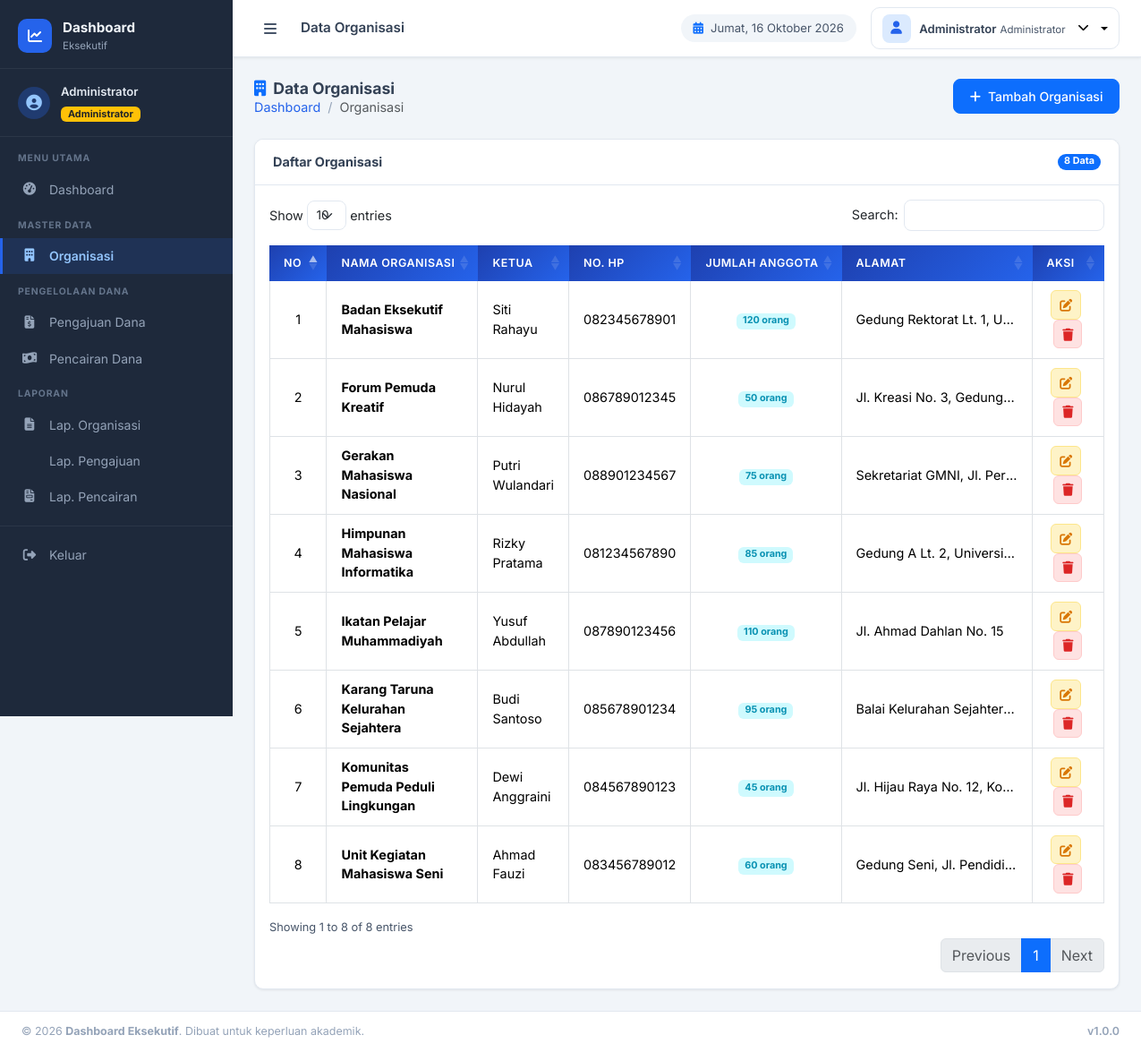
The app's page /views/organisasi/index.php (signed in) with its own data.
### tables this page shows
CREATE TABLE `organisasi` (
    `id`              INT(11) NOT NULL AUTO_INCREMENT,
    `nama_organisasi` VARCHAR(150) NOT NULL,
    `ketua`           VARCHAR(100) NOT NULL,
    `alamat`          TEXT NOT NULL,
    `no_hp`           VARCHAR(20) NOT NULL,
    `jumlah_anggota`  INT(11) NOT NULL DEFAULT 0,
    `created_at`      TIMESTAMP DEFAULT CURRENT_TIMESTAMP,
    `updated_at`      TIMESTAMP DEFAULT CURRENT_TIMESTAMP ON UPDATE CURRENT_TIMESTAMP,
    PRIMARY KEY (`id`)
);

### config/database.php (called while the page is built, shortened)
<?php
function getDB() {
    static $pdo = null;
    if ($pdo === null) {
        try {
            $dsn = "mysql:host=" . DB_HOST . ";dbname=" . DB_NAME . ";charset=" . DB_CHARSET;
            $options = [
                PDO::ATTR_ERRMODE            => PDO::ERRMODE_EXCEPTION,
                PDO::ATTR_DEFAULT_FETCH_MODE => PDO::FETCH_ASSOC,
                PDO::ATTR_EMULATE_PREPARES   => false,
            ];
            $pdo = new PDO($dsn, DB_USER, DB_PASS, $options);
        } catch (PDOException $e) {
            die('<div style="font-family:sans-serif;padding:20px;background:#f8d7da;color:#721c24;border:1px solid #f5c6cb;border-radius:5px;margin:20px;">
                <strong>Koneksi Database Gagal!</strong><br>
                Pesan: ' . htmlspecialchars($e->getMessage()) . '<br><br>
                Pastikan MySQL berjalan dan konfigurasi di <code>config/database.php</code> sudah benar.
            </div>');
        }
    }
    return $pdo;
}

### models/OrganisasiModel.php (called while the page is built, shortened)
<?php
class OrganisasiModel {
    private $db;
    public function __construct() {
        $this->db = getDB();
    }
    public function getAll() {
        return $this->db->query("SELECT * FROM organisasi ORDER BY nama_organisasi ASC")->fetchAll();
    }
}

### views/organisasi/index.php (the view, shortened to what this page needs)
<?php
require_once __DIR__ . '/../../config/database.php';
require_once __DIR__ . '/../../config/functions.php';
require_once __DIR__ . '/../../models/OrganisasiModel.php';
$model = new OrganisasiModel();
$list  = $model->getAll();
$pageTitle   = 'Data Organisasi';
$currentPage = 'organisasi';
include __DIR__ . '/../layouts/header.php';
?>
<div class="app-wrapper" id="appWrapper">
    <?php include __DIR__ . '/../layouts/sidebar.php'; ?>
    <div class="main-content">
        <?php include __DIR__ . '/../layouts/navbar.php'; ?>
        <div class="content-area">
            <div class="page-header">
                <div>
                    <h5 class="page-header-title"><i class="fas fa-building me-2 text-primary"></i>Data Organisasi</h5>
                    <nav aria-label="breadcrumb"><ol class="breadcrumb mb-0 small">
                        <li class="breadcrumb-item"><a href="<?= BASE_URL ?>/views/dashboard/index.php">Dashboard</a></li>
                        <li class="breadcrumb-item active">Organisasi</li>
                    </ol></nav>
                </div>
                <button class="btn btn-primary btn-action" data-bs-toggle="modal" data-bs-target="#modalTambah">
                    <i class="fas fa-plus me-2"></i>Tambah Organisasi
                </button>
            </div>
            <div class="card card-custom">
                <div class="card-header-custom">
                    <h6 class="card-title-custom">Daftar Organisasi</h6>
                    <span class="badge bg-primary rounded-pill"><?= count($list) ?> Data</span>
                </div>
                <div class="card-body">
                    <div class="table-responsive">
                        <table id="tblOrganisasi" class="table table-hover table-bordered align-middle">
                            <thead class="table-head-custom">
                                <tr>
                                    <th width="50">No</th>
                                    <th>Nama Organisasi</th>
                                    <th>Ketua</th>
                                    <th>No. HP</th>
                                    <th>Jumlah Anggota</th>
                                    <th>Alamat</th>
                                    <th width="120">Aksi</th>
                                </tr>
                            </thead>
                            <tbody>
                                <?php foreach ($list as $i => $org): ?>
                                <tr>
                                    <td class="text-center"><?= $i + 1 ?></td>
                                    <td><strong><?= htmlspecialchars($org['nama_organisasi']) ?></strong></td>
                                    <td><?= htmlspecialchars($org['ketua']) ?></td>
                                    <td><?= htmlspecialchars($org['no_hp']) ?></td>
                                    <td class="text-center"><span class="badge bg-info-soft text-info"><?= number_format($org['jumlah_anggota']) ?> orang</span></td>
                                    <td class="text-truncate" style="max-width:180px;"><?= htmlspecialchars($org['alamat']) ?></td>
                                    <td class="text-center">
                                        <button class="btn btn-sm btn-warning-soft me-1"
                                            onclick="editOrganisasi(<?= htmlspecialchars(json_encode($org)) ?>)"
                                            title="Edit"><i class="fas fa-edit"></i></button>
                                        <button class="btn btn-sm btn-danger-soft"
                                            onclick="confirmDelete('<?= BASE_URL ?>/controllers/OrganisasiController.php?action=delete&id=<?= $org['id'] ?>', '<?= htmlspecialchars($org['nama_organisasi'], ENT_QUOTES) ?>')"
                                            title="Hapus"><i class="fas fa-trash"></i></button>
                                    </td>
                                </tr>
                                <?php endforeach; ?>
                            </tbody>
                        </table>
                    </div>
                </div>
            </div>
        </div>
    </div>
</div>
<?php
include __DIR__ . '/../layouts/footer.php';
?>

### views/layouts/header.php (shortened to what this page needs)
<?php
$currentPage = $currentPage ?? '';
$pageTitle   = $pageTitle   ?? APP_NAME;
?>
<!DOCTYPE html>
<html lang="id">
<head>
    <link rel="stylesheet" href="https://cdn.jsdelivr.net/npm/bootstrap@5.3.2/dist/css/bootstrap.min.css">
    <link rel="stylesheet" href="https://cdnjs.cloudflare.com/ajax/libs/font-awesome/6.5.0/css/all.min.css">
    <link rel="stylesheet" href="https://cdn.datatables.net/1.13.7/css/dataTables.bootstrap5.min.css">
    <link rel="stylesheet" href="https://cdn.datatables.net/responsive/2.5.0/css/responsive.bootstrap5.min.css">
    <link rel="stylesheet" href="<?= BASE_URL ?>/assets/css/style.css">
</head>
<body>

### views/layouts/sidebar.php (shortened to what this page needs)
<?php
$role        = $_SESSION['role']        ?? 'pimpinan';
$nama        = $_SESSION['nama']        ?? 'Pengguna';
$currentPage = $currentPage ?? '';
function sidebarActive($page, $current) {
    return ($page === $current) ? 'active' : '';
}
?>
<nav class="sidebar" id="sidebar">
    <div class="sidebar-brand">
        <div class="sidebar-brand-icon">
            <i class="fas fa-chart-line"></i>
        </div>
        <div class="sidebar-brand-text">
            <span class="brand-title">Dashboard</span>
            <span class="brand-sub">Eksekutif</span>
        </div>
    </div>
    <div class="sidebar-user">
        <div class="sidebar-user-avatar">
            <i class="fas fa-user-circle"></i>
        </div>
        <div class="sidebar-user-info">
            <div class="sidebar-user-name"><?= htmlspecialchars($nama) ?></div>
            <div class="sidebar-user-role">
                <span class="badge <?= $role === 'admin' ? 'bg-warning text-dark' : 'bg-info' ?> badge-sm">
                    <?= $role === 'admin' ? 'Administrator' : 'Pimpinan' ?>
                </span>
            </div>
        </div>
    </div>
    <div class="sidebar-nav">
        <div class="sidebar-section-label">MENU UTAMA</div>
        <a href="<?= BASE_URL ?>/views/dashboard/index.php"
           class="sidebar-link <?= sidebarActive('dashboard', $currentPage) ?>">
            <span class="sidebar-link-icon"><i class="fas fa-tachometer-alt"></i></span>
            <span class="sidebar-link-text">Dashboard</span>
        </a>
        <?php if ($role === 'admin'): ?>
        <div class="sidebar-section-label mt-2">MASTER DATA</div>
        <a href="<?= BASE_URL ?>/views/organisasi/index.php"
           class="sidebar-link <?= sidebarActive('organisasi', $currentPage) ?>">
            <span class="sidebar-link-icon"><i class="fas fa-building"></i></span>
            <span class="sidebar-link-text">Organisasi</span>
        </a>
        <div class="sidebar-section-label mt-2">PENGELOLAAN DANA</div>
        <a href="<?= BASE_URL ?>/views/pengajuan/index.php"
           class="sidebar-link <?= sidebarActive('pengajuan', $currentPage) ?>">
            <span class="sidebar-link-icon"><i class="fas fa-file-invoice-dollar"></i></span>
            <span class="sidebar-link-text">Pengajuan Dana</span>
        </a>
        <a href="<?= BASE_URL ?>/views/pencairan/index.php"
           class="sidebar-link <?= sidebarActive('pencairan', $currentPage) ?>">
            <span class="sidebar-link-icon"><i class="fas fa-money-bill-wave"></i></span>
            <span class="sidebar-link-text">Pencairan Dana</span>
        </a>
        <?php endif; ?>
        <div class="sidebar-section-label mt-2">LAPORAN</div>
        <a href="<?= BASE_URL ?>/views/laporan/organisasi.php"
           class="sidebar-link <?= sidebarActive('lap-organisasi', $currentPage) ?>">
            <span class="sidebar-link-icon"><i class="fas fa-file-alt"></i></span>
            <span class="sidebar-link-text">Lap. Organisasi</span>
        </a>
        <a href="<?= BASE_URL ?>/views/laporan/pengajuan.php"
           class="sidebar-link <?= sidebarActive('lap-pengajuan', $currentPage) ?>">
            <span class="sidebar-link-text">Lap. Pengajuan</span>
        </a>
        <a href="<?= BASE_URL ?>/views/laporan/pencairan.php"
           class="sidebar-link <?= sidebarActive('lap-pencairan', $currentPage) ?>">
            <span class="sidebar-link-icon"><i class="fas fa-file-invoice"></i></span>
            <span class="sidebar-link-text">Lap. Pencairan</span>
        </a>
        <div class="sidebar-divider"></div>
        <a href="javascript:void(0)" onclick="confirmLogout()" class="sidebar-link sidebar-link-logout">
            <span class="sidebar-link-icon"><i class="fas fa-sign-out-alt"></i></span>
            <span class="sidebar-link-text">Keluar</span>
        </a>
    </div>
</nav>

### views/layouts/navbar.php (shortened to what this page needs)
<?php
$pageTitle = $pageTitle ?? 'Dashboard';
$role      = $_SESSION['role'] ?? 'pimpinan';
$nama      = $_SESSION['nama'] ?? 'Pengguna';
?>
<nav class="top-navbar">
    <div class="navbar-left">
        <button class="navbar-toggle" onclick="toggleSidebar()" id="sidebarToggle">
            <i class="fas fa-bars"></i>
        </button>
        <div class="navbar-breadcrumb">
            <span class="breadcrumb-title"><?= htmlspecialchars($pageTitle) ?></span>
        </div>
    </div>
    <div class="navbar-right">
        <div class="navbar-date d-none d-md-flex">
            <i class="fas fa-calendar-alt me-2 text-primary"></i>
            <span id="currentDate"></span>
        </div>
        <div class="navbar-user dropdown">
            <button class="navbar-user-btn dropdown-toggle" data-bs-toggle="dropdown">
                <div class="navbar-user-avatar">
                    <i class="fas fa-user"></i>
                </div>
                <div class="navbar-user-info d-none d-md-block">
                    <span class="user-name"><?= htmlspecialchars($nama) ?></span>
                    <span class="user-role"><?= $role === 'admin' ? 'Administrator' : 'Pimpinan' ?></span>
                </div>
                <i class="fas fa-chevron-down ms-1 small"></i>
            </button>
        </div>
    </div>
</nav>
<div class="page-wrapper">

### views/layouts/footer.php (shortened to what this page needs)
</div>
<footer class="main-footer">
    <div class="footer-content">
        <span>&copy; <?= date('Y') ?> <strong><?= APP_NAME ?></strong>. Dibuat untuk keperluan akademik.</span>
        <span class="footer-version">v<?= APP_VERSION ?></span>
    </div>
</footer>
</body>
</html>

### records on screen
organisasi: nama_organisasi "Badan Eksekutif Mahasiswa", ketua "Siti Rahayu", no_hp "082345678901", jumlah_anggota "120", alamat "Gedung Rektorat Lt. 1, U…"
organisasi: nama_organisasi "Forum Pemuda Kreatif", ketua "Nurul Hidayah", no_hp "086789012345", jumlah_anggota "50", alamat "Jl. Kreasi No. 3, Gedung…"
organisasi: nama_organisasi "Gerakan Mahasiswa Nasional", ketua "Putri Wulandari", no_hp "088901234567", jumlah_anggota "75", alamat "Sekretariat GMNI, Jl. Per…"
organisasi: nama_organisasi "Himpunan Mahasiswa Informatika", ketua "Rizky Pratama", no_hp "081234567890", jumlah_anggota "85", alamat "Gedung A Lt. 2, Universi…"
organisasi: nama_organisasi "Ikatan Pelajar Muhammadiyah", ketua "Yusuf Abdullah", no_hp "087890123456", jumlah_anggota "110", alamat "Jl. Ahmad Dahlan No. 15"
organisasi: nama_organisasi "Karang Taruna Kelurahan Sejahtera", ketua "Budi Santoso", no_hp "085678901234", jumlah_anggota "95", alamat "Balai Kelurahan Sejahter…"
organisasi: nama_organisasi "Komunitas Pemuda Peduli Lingkungan", ketua "Dewi Anggraini", no_hp "084567890123", jumlah_anggota "45", alamat "Jl. Hijau Raya No. 12, Ko…"
organisasi: nama_organisasi "Unit Kegiatan Mahasiswa Seni", ketua "Ahmad Fauzi", no_hp "083456789012", jumlah_anggota "60", alamat "Gedung Seni, Jl. Pendidi…"

### other values on screen
$nama "Administrator"
$pageTitle "Data Organisasi"
count($list) "8"
APP_NAME "Dashboard Eksekutif"
APP_VERSION "1.0.0"
